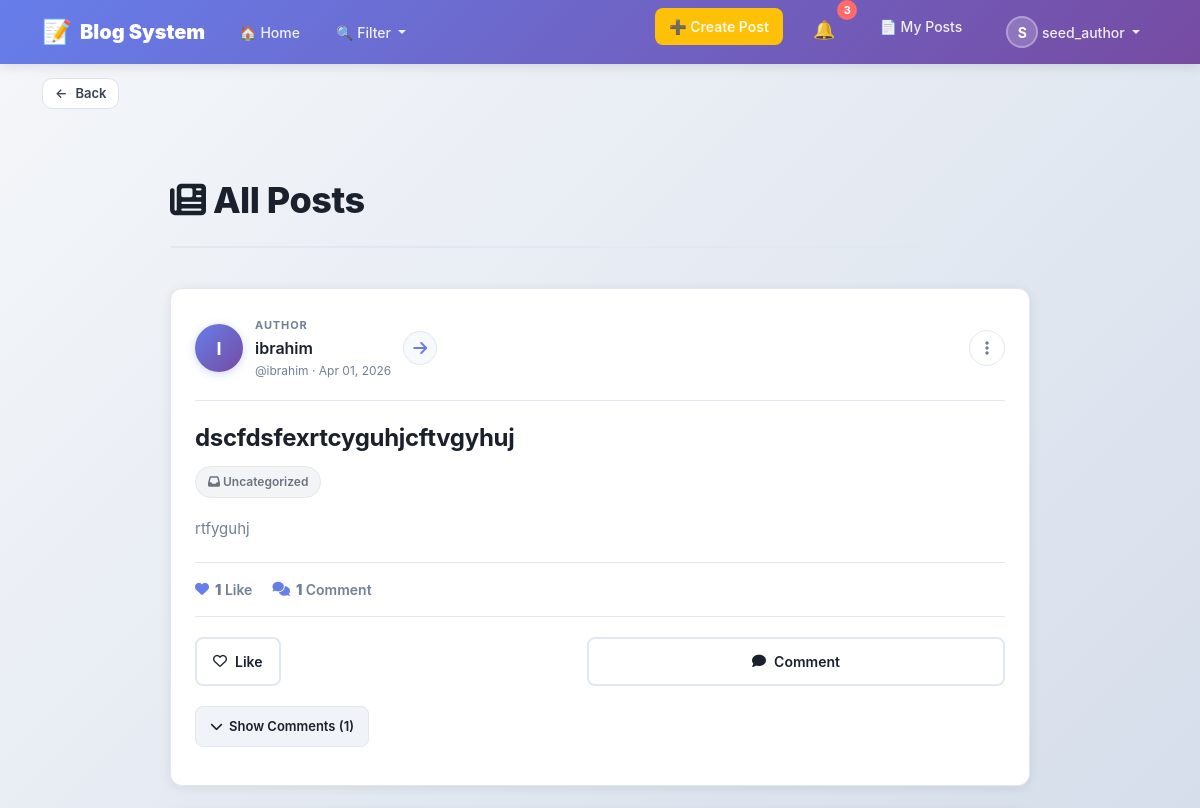
Before: /post_list/ (signed in, upper part) with the older database file.
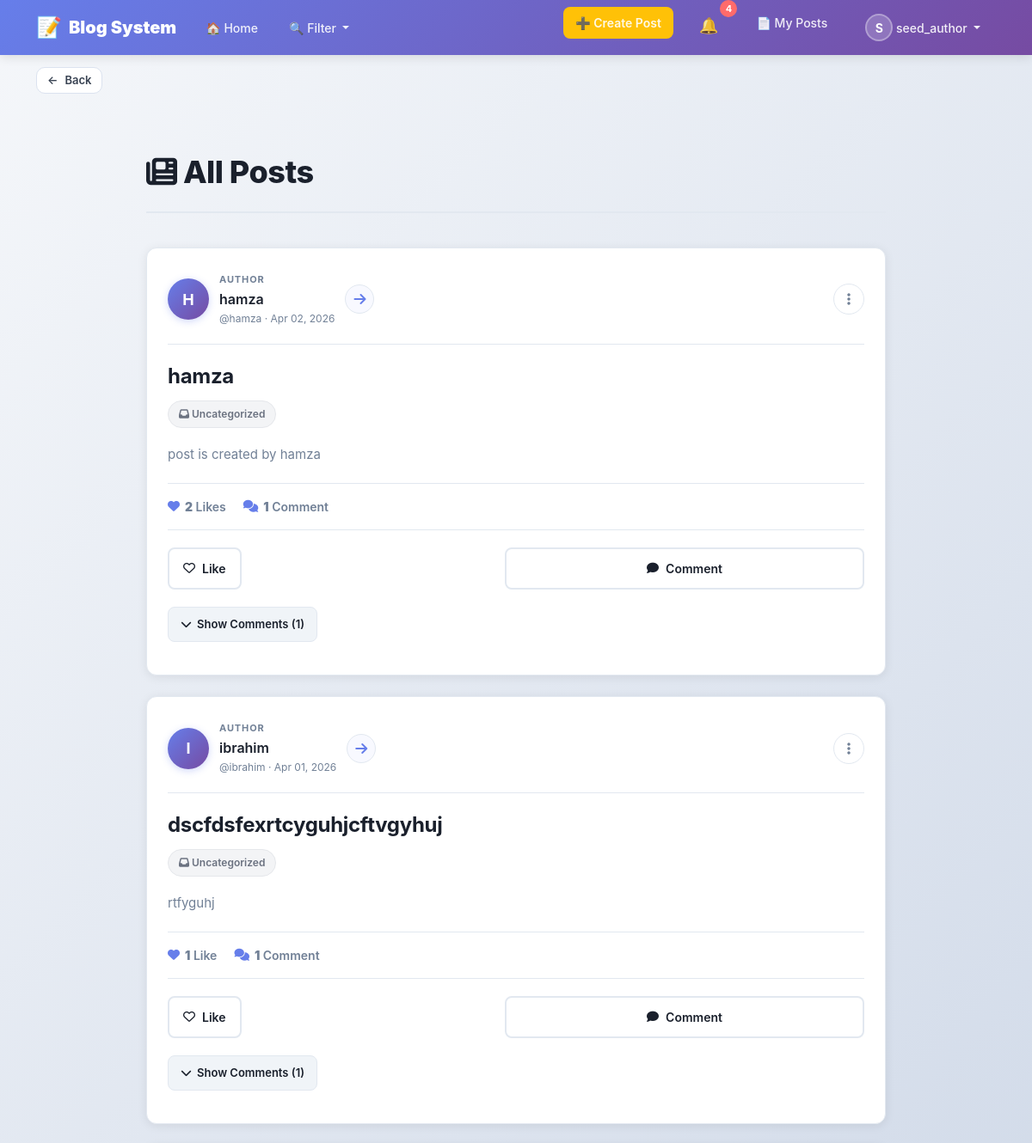
After: the same page with the newer database file.
### blog/models.py (models this page shows, shortened)
class Post(models.Model):
    title = models.CharField(max_length=200)
    content = models.TextField()
    author = models.ForeignKey(settings.AUTH_USER_MODEL, on_delete=models.CASCADE)
    created_at = models.DateTimeField(auto_now_add=True)
    updated_at = models.DateTimeField(auto_now=True)
    is_published = models.BooleanField(default=False)
    category = models.ManyToManyField("Category", blank=True)
    def get_like_count(self):
        return self.like_set.filter(comment__isnull=True).count()

class CustomUser(AbstractUser):
    email = models.EmailField(unique=True)

### blog/views.py (the view, shortened to what this page needs)
# urls.py: path('post_list/', PostListView.as_view(), name='home'),
class PostListView(LoginRequiredMixin, FilterView):
    model = Post
    template_name = "post/post_list.html"
    context_object_name = "posts"
    ordering = ["-created_at"]
    filterset_class = PostFilter
    def get_queryset(self):
        hidden_post_ids = NotInterestedPost.objects.filter(user=self.request.user).values_list("post_id", flat=True)
        return (Post.objects.filter(is_published=True).exclude(id__in=hidden_post_ids).exclude(author=self.request.user)
            .select_related("author")
            .prefetch_related("categories", "comments", "comments__user")
            .order_by("-created_at"))
    def get_context_data(self, **kwargs):
        context = super().get_context_data(**kwargs)
        context["all_categories"] = Category.objects.order_by("name")
        selected_category_ids = []
        context["selected_category_ids"] = selected_category_ids
        liked_posts = Like.objects.filter(user=self.request.user, comment__isnull=True).values_list("post_id", flat=True)
        context["liked_post_ids"] = list(liked_posts)
        liked_comments = Like.objects.filter(user=self.request.user, comment__isnull=False).values_list("comment_id", flat=True)
        context["liked_comment_ids"] = list(liked_comments)
        context["not_interested_form"] = NotInterestedReasonForm()
        return context

### blog/context_processors.py (called while the page is built)
def notifications_badge(request):
    if request.user.is_authenticated:
        unread_count = Notification.objects.filter(user=request.user, is_read=False).count()
    else:
        unread_count = 0
    return {"unread_notifications_count": unread_count}

def navbar_context(request):
    all_categories = Category.objects.all().order_by("name")
    selected_category_ids = []
    if request.GET:
        selected_category_ids = [int(id) for id in request.GET.getlist("categories") if id and id != "all"]
    return {
        "all_categories": all_categories,
        "selected_category_ids": selected_category_ids,
    }

### blog/models.py (called while the page is built)
    def get_like_count(self):
        return self.like_set.filter(post__isnull=True).count()

### templates/post/post_list.html (shortened to what the changed rows need)
{% extends "base.html" %}
{% block content %}
<link rel="stylesheet" href="https://cdn.jsdelivr.net/npm/bootstrap@5.3.0/dist/css/bootstrap.min.css">
<link rel="stylesheet" href="https://cdnjs.cloudflare.com/ajax/libs/font-awesome/6.4.0/css/all.min.css">
<div class="posts-container">
    <div class="page-header">
        <h1><i class="fas fa-newspaper"></i> All Posts</h1>
    </div>
    {% for post in posts %}
    <div class="post-card">
        <div class="post-header">
            <a
                href="{% if post.author_id == request.user.id %}{% url 'blog:profile' %}{% else %}{% url 'blog:other_profile' post.author.id %}{% endif %}"
                class="author-profile-link"
                title="View {{ post.author.username }}'s profile"
                aria-label="View {{ post.author.username }}'s profile"
            >
                <div class="post-author-avatar" aria-hidden="true">
                    {{ post.author.username|first|upper }}
                </div>
                <div class="post-author-details">
                    <span class="author-label">Author</span>
                    <strong>{{ post.author.get_full_name|default:post.author.username }}</strong>
                    <small>@{{ post.author.username }} · {{ post.created_at|date:"M d, Y" }}</small>
                </div>
                <span class="author-link-indicator" aria-hidden="true">
                    <i class="fas fa-arrow-right"></i>
                </span>
            </a>
            <div class="post-options">
                <button
                    type="button"
                    class="post-options-toggle"
                    onclick="togglePostMenu({{ post.id }})"
                    aria-label="Post options"
                >
                    <i class="fas fa-ellipsis-v"></i>
                </button>
            </div>
        </div>
        <h3 class="post-title">{{ post.title }}</h3>
        <div class="post-category">
            {% if post.categories.exists %}
                {% for category in post.categories.all %}
                    <span class="category-chip">
                        <i class="fas fa-tag"></i> {{ category.name }}
                    </span>
                {% endfor %}
            {% else %}
                <span class="category-chip empty">
                    <i class="fas fa-inbox"></i> Uncategorized
                </span>
            {% endif %}
        </div>
        <p class="post-content">{{ post.content }}</p>
        <div class="post-stats">
            <div class="post-stat-item">
                <i class="fas fa-heart"></i>
                <span><strong>{{ post.get_like_count }}</strong> {{ post.get_like_count|pluralize:"Like,Likes" }}</span>
            </div>
            <div class="post-stat-item">
                <i class="fas fa-comments"></i>
                <span><strong>{{ post.comments.count }}</strong> {{ post.comments.count|pluralize:"Comment,Comments" }}</span>
            </div>
        </div>
        <div class="post-actions">
            <form method="post" action="{% url 'blog:like_post' post.id %}" style="flex: 1;" onsubmit="return handlePostLike(event, {{ post.id }})">
                <button type="submit" class="post-action-btn{% if post.id in liked_post_ids %} liked{% endif %}" id="like-btn-{{ post.id }}" {% if post.id in liked_post_ids %}data-liked="true"{% else %}data-liked="false"{% endif %}>
                    {% if post.id in liked_post_ids %}
                        <i class="fas fa-heart"></i> Unlike
                    {% else %}
                        <i class="far fa-heart"></i> Like
                    {% endif %}
                </button>
            </form>
            <button type="button" class="post-action-btn" onclick="toggleCommentForm({{ post.id }})">
                <i class="fas fa-comment"></i> Comment
            </button>
        </div>
        {% if post.comments.exists %}
            <button type="button" class="comments-toggle-btn" onclick="toggleComments({{ post.id }})" id="toggle-btn-{{ post.id }}">
                <i class="fas fa-chevron-down"></i>
                <span>Show Comments ({{ post.comments.count }})</span>
            </button>
        {% endif %}
    </div>
    {% endfor %}
</div>
{% endblock %}

### templates/includes/navbar.html (shortened to what this page needs)
<nav class="navbar navbar-expand-lg navbar-light">
    <div class="container">
        <a class="navbar-brand" href="{% url 'blog:home' %}">
            <span class="brand-icon">📝</span>
            <strong>Blog System</strong>
        </a>
        <div class="collapse navbar-collapse" id="navbarContent">
            <ul class="navbar-nav me-auto">
                <li class="nav-item">
                    <a class="nav-link" href="{% url 'blog:home' %}">
                        🏠 Home
                    </a>
                </li>
                <li class="nav-item dropdown">
                    <a class="nav-link dropdown-toggle filter-toggle" href="#" id="filterDropdown" role="button" data-bs-toggle="dropdown" aria-expanded="false">
                        🔍 Filter
                    </a>
                </li>
            </ul>
            <ul class="navbar-nav ms-auto">
                {% if user.is_authenticated %}
                    <li class="nav-item me-2">
                        <a class="nav-link btn-create-post" href="{% url 'blog:create_post' %}">
                            ➕ Create Post
                        </a>
                    </li>
                    <li class="nav-item me-2">
                        <a class="nav-link notifications-link" href="{% url 'blog:notifications_list' %}">
                            <span class="notification-icon">🔔</span>
                            <span class="notification-badge" id="notif-count">{{ unread_notifications_count }}</span>
                        </a>
                    </li>
                    <li class="nav-item me-2">
                        <a class="nav-link" href="{% url 'blog:my_posts' %}">
                            📄 My Posts
                        </a>
                    </li>
                    <li class="nav-item dropdown">
                        <a class="nav-link dropdown-toggle user-dropdown" href="#" id="userDropdown" role="button" data-bs-toggle="dropdown" aria-expanded="false">
                            <span class="user-avatar">{{ user.username|first|upper }}</span>
                            {{ user.username }}
                        </a>
                    </li>
                {% endif %}
            </ul>
        </div>
    </div>
</nav>

Changed rows visible on the page:
added Post: author.username|first "H", author.get_full_name "hamza", author.username "hamza", created_at "Apr 02, 2026", title "hamza", shows "Uncategorized", content "post is created by hamza", get_like_count "2", comments.count "1", shows "Like"
Other visible differences:
{{ unread_notifications_count }}: "3" → "4"
